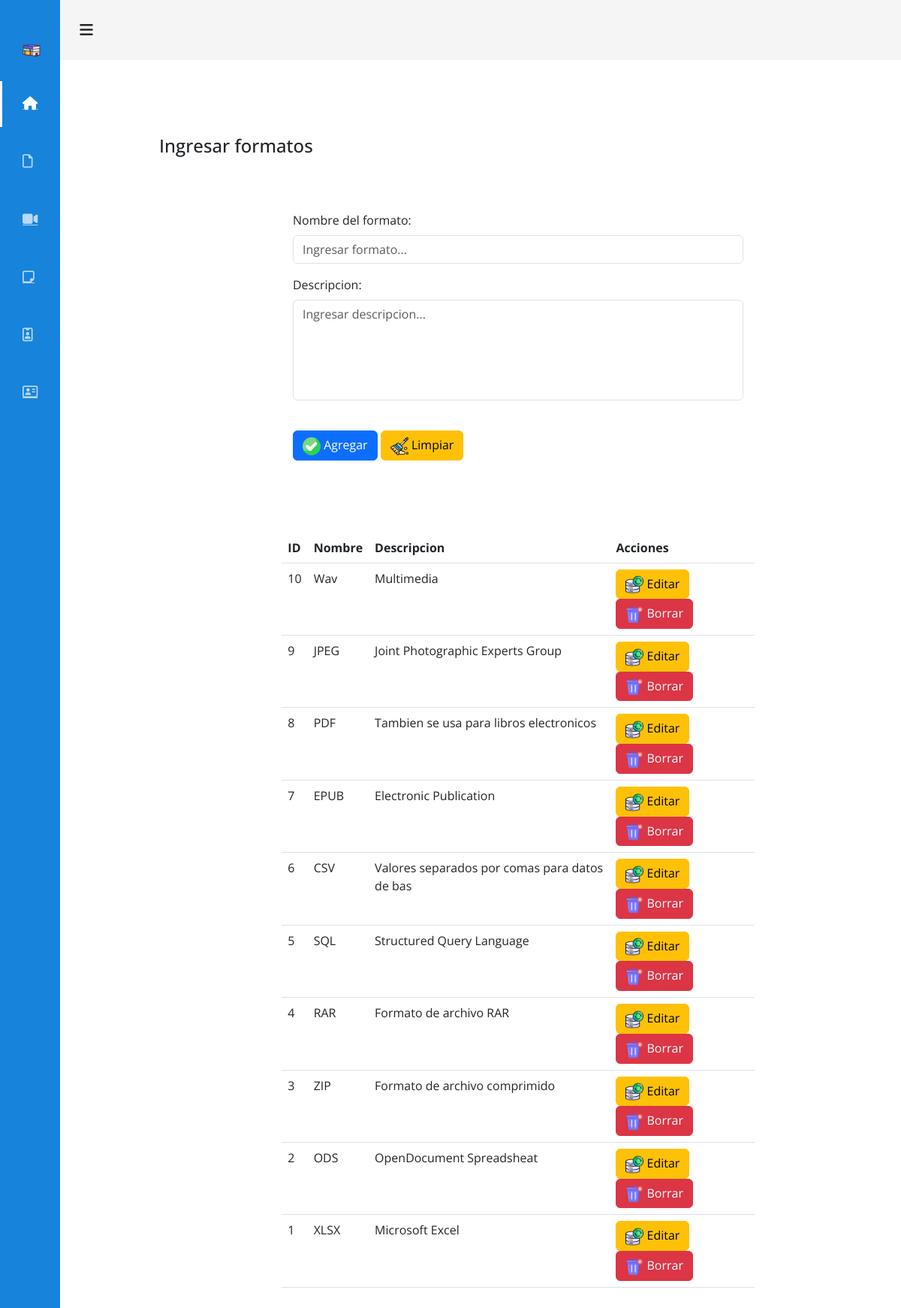
The page /Sabi.php on the database its author committed.
### tables this page shows
CREATE TABLE `formatos` (
  `idFormatos` int(11) NOT NULL,
  `nombre` varchar(45) DEFAULT NULL,
  `descripcion` varchar(45) DEFAULT NULL
);

### Conexion.php (called while the page is built)
<?php
    class Conexion{
        private $host = "localhost";
        private $puerto = 3307;
        private $user = "root";
        private $password = "";
        private $db = "bdbibliotecanes";
        private PDO $conect;
        public function __construct(){
            $connectionString = "mysql:host=" . $this->host . ";port=" . $this->puerto . ";dbname=" . $this->db . ";charset=utf8";
            try {
                $this->conect = new PDO($connectionString, $this->user, $this->password);
                $this->conect->setAttribute(PDO::ATTR_ERRMODE, PDO::ERRMODE_EXCEPTION);
            } catch (Exception $e) {
                $this->conect = 'Error de conexion';
                echo "ERROR: " . $e->getMessage();
            }
        }
        public function connect(): ?PDO
        {
            return $this->conect;
        }
    }
?>

### Formatos.php (called while the page is built, shortened)
<?php
    class Formatos extends Conexion{
        private $conexion;
        public function __construct(){
            $this->conexion = new Conexion();
            $this->conexion = $this->conexion->connect();
        }
        public function getFormatos(){
            $sql = "SELECT * FROM formatos ORDER BY idFormatos DESC";
            $execute = $this->conexion->query($sql);
            $request = $execute->fetchall(PDO::FETCH_ASSOC);
            return $request;
        }
    }
?>

### Sabi.php (the view, shortened to what this page needs)
<?php
$objFormato = new Formatos();
$formatos = $objFormato->getFormatos();
?>
<!DOCTYPE html>
<html lang="es">
<head>
    <link rel="stylesheet" href="css/bootstrap.min.css">
    <link rel="stylesheet" href="css/style.css">
    <link rel="stylesheet" href="css/estilos.css">
</head>
<body id="body">
    <header>
        <div class="icon__menu">
            <i class="fas fa-bars" id="btn_open"></i>
        </div>
    </header>
    <div class="menu__side" id="menu_side">
        <div class="name__page">
            <i><img src="imagenes/libro.png" alt="Agregar libro" class="mr-3" style="width: 24px; height: 24px;"></i>
            <h4>Biblioteca Sabiduria</h4>
        </div>
        <div class="options__menu">
            <a href="#" class="selected">
                <div class="option">
                    <i class="fas fa-home" title="Inicio"></i>
                    <h4>Inicio</h4>
                </div>
            </a>
            <a href="#">
                <div class="option">
                    <i class="far fa-file" title="Portafolio"></i>
                    <h4>Portafolio</h4>
                </div>
            </a>
            <a href="#">
                <div class="option">
                    <i class="fas fa-video" title="Cursos"></i>
                    <h4>Cursos</h4>
                </div>
            </a>
            <a href="#">
                <div class="option">
                    <i class="far fa-sticky-note" title="Blog"></i>
                    <h4>Blog</h4>
                </div>
            </a>
            <a href="#">
                <div class="option">
                    <i class="far fa-id-badge" title="Contacto"></i>
                    <h4>Contacto</h4>
                </div>
            </a>
            <a href="#">
                <div class="option">
                    <i class="far fa-address-card" title="Nosotros"></i>
                    <h4>Nosotros</h4>
                </div>
            </a>
        </div>
    </div>
    <main>
    <div class="centered-container" style="margin-top: 80px; margin-left: 100px;">
        <div class="container mt-5">
            <h4 class="mb-4">Ingresar formatos</h4> <br><br>
            <form action="agregarFormato.php" method="post">
                <div class="mb-3">
                    <label for="nombre" class="form-label">Nombre del formato:</label>
                    <input type="text" class="form-control" id="nombre" name="nombre" placeholder="Ingresar formato..." required>
                </div>
                <div class="mb-3">
                    <label for="descripcion" class="form-label">Descripcion:</label>
                    <textarea class="form-control" id="descripcion" name="descripcion" cols="20" rows="5" placeholder="Ingresar descripcion..." style="resize: none;"></textarea>
                </div>
                <br>
                <button type="submit" class="btn btn-primary" name="submit"><img src="imagenes/cheque.png" alt="Agregar Usuarios" class="mr-3" style="width: 24px; height: 24px;"> Agregar</button>
                <button type="reset" class="btn btn-warning" name="reset"><img src="imagenes/escoba.png" alt="Agregar Usuarios" class="mr-3" style="width: 24px; height: 24px;"> Limpiar</button>
            </form>
            <br><br><br><br>
            <div class="row justify-content-center">
                <div class="col-md-8">
                    <table class="table">
                        <thead>
                            <tr>
                                <th>ID</th>
                                <th>Nombre</th>
                                <th>Descripcion</th>
                                <th>Acciones</th>
                            </tr>
                        </thead>
                        <tbody>
                            <?php
                            foreach ($formatos as $user) { ?>
                                <tr>
                                    <td><?= $user['idFormatos'] ?></td>
                                    <td><?= $user['nombre'] ?></td>
                                    <td><?= $user['descripcion'] ?></td>
                                    <td>
                                        <a href="editarFormatos.php?idFormatos=<?= $user['idFormatos']; ?>" class="btn btn-warning"><img src="imagenes/actualizar-datos.png" alt="Agregar formato" class="mr-3" style="width: 24px; height: 24px;"> Editar</a>
                                        <a href="borrarFormato.php?idFormatos=<?= $user['idFormatos']; ?>" class="btn btn-danger"><img src="imagenes/borrar.png" alt="Agregar formato" class="mr-3" style="width: 24px; height: 24px;"> Borrar</a>
                                    </td>
                                </tr>
                            <?php } ?>
                        </tbody>
                    </table>
                </div>
            </div>
        </div>
    </div>
    </main>
</body>
</html>

### css/style.css (style rules this page uses)
table { width: 100%; margin: auto; }
form { max-width: 600px; margin: auto; }

### css/estilos.css (style rules this page uses)
* { margin: 0; padding: 0; box-sizing: border-box; text-decoration: none; font-family: 'Open Sans', sans-serif; }
body { margin-left: 80px; margin-top: 80px; transition: margin-left 300ms cubic-bezier(0.785, 0.135, 0.15, 0.86); }
main { padding: 20px; }
header { width: 100%; height: 80px; background: #f5f5f5; display: flex; align-items: center; position: fixed; top: 0; z-index: 200; }
.icon__menu { width: 50px; height: 100%; display: flex; justify-content: center; align-items: center; transform: translateX(10px); }
.icon__menu i { font-size: 20px; cursor: pointer; position: absolute; }
.menu__side { width: 80px; height: 2000px; background: #1783db; position: absolute; top: 0; left: 0; color: white; font-size: 18px; z-index: 300; overflow: hidden; overflow-y: scroll; border-right: 20px solid #1783db; transition: all 300ms cubic-bezier(0.785, 0.135, 0.15, 0.86); }
.menu__side { -ms-overflow-style: none; scrollbar-width: none; }
.name__page { padding: 20px 30px; display: flex; align-items: center; margin-top: 10px; }
.name__page i { width: 20px; margin-right: 20px; }
.options__menu { padding: 20px 30px; position: absolute; top: 80px; }
.options__menu a { color: #ffffffb2; cursor: default; display: block; position: relative; transition: color 300ms; }
.options__menu .option { padding: 20px 0px; display: flex; align-items: center; position: relative; }
.options__menu .option i { width: 20px; margin-right: 20px; cursor: pointer; }
.options__menu .option h4 { font-weight: 300; cursor: pointer; }
a.selected { color: #fff; }
.selected:before { content: ''; width: 3px; height: 80%; background: white; position: absolute; top: 10%; left: -30px; }

### rows shown on the page
formatos: idFormatos "10", nombre "Wav", descripcion "Multimedia"
formatos: idFormatos "9", nombre "JPEG", descripcion "Joint Photographic Experts Group"
formatos: idFormatos "8", nombre "PDF", descripcion "Tambien se usa para libros electronicos"
formatos: idFormatos "7", nombre "EPUB", descripcion "Electronic Publication"
formatos: idFormatos "6", nombre "CSV", descripcion "Valores separados por comas para datos de bas"
formatos: idFormatos "5", nombre "SQL", descripcion "Structured Query Language"
formatos: idFormatos "4", nombre "RAR", descripcion "Formato de archivo RAR"
formatos: idFormatos "3", nombre "ZIP", descripcion "Formato de archivo comprimido"
formatos: idFormatos "2", nombre "ODS", descripcion "OpenDocument Spreadsheat"
formatos: idFormatos "1", nombre "XLSX", descripcion "Microsoft Excel"
